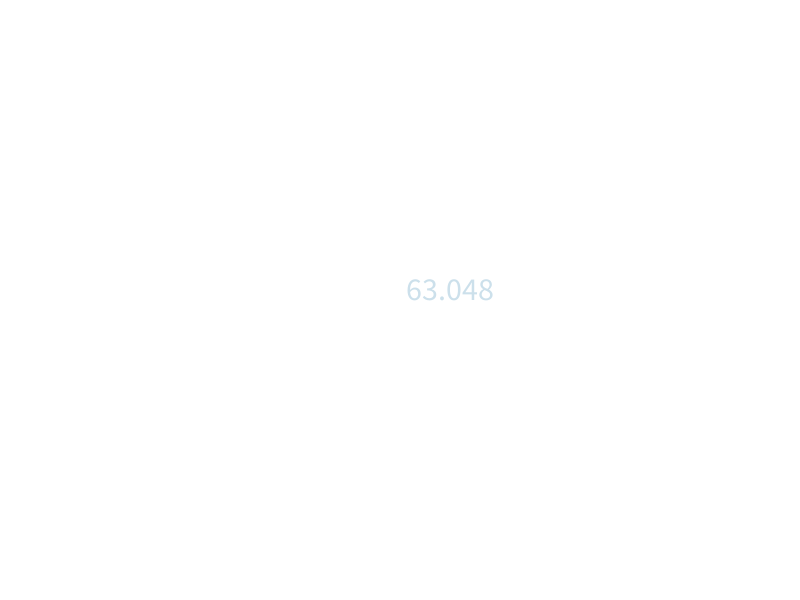
Frame 1 (no input)
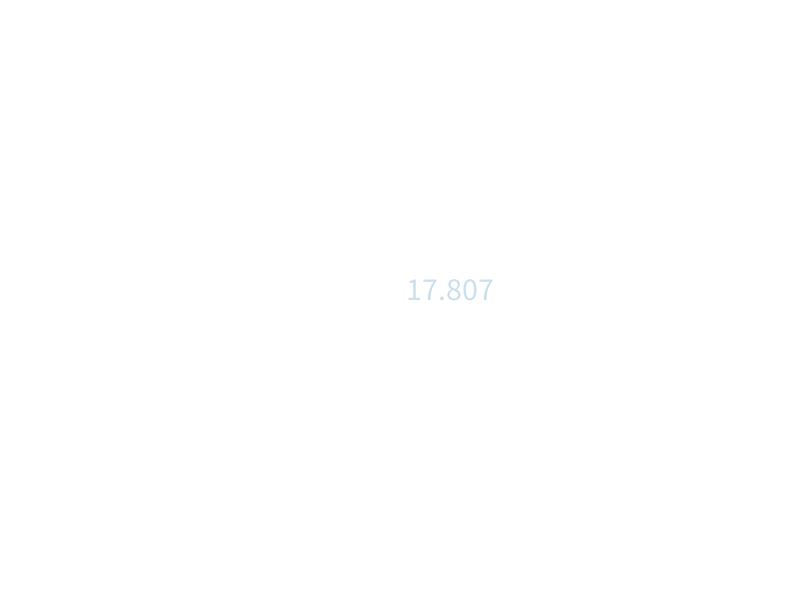
Frame 2 (the mouse pressed at the canvas centre, redrawn once)

The Processing sketch that drew these frames (run headless with seeded random() and noise(); the mouse was pressed at the canvas centre and the sketch redrawn once):

// Processing sketch: neural_network
// ── neural_network.pde
network nn ;

float[] input1 = {1,1};
float[] ans1 = {0};

float[] input2 = {1,0}; 
float[] ans2 = {1};

float[] input3 = {0,1};
float[] ans3 = {1};

float[] input4 ={0,0};
float[] ans4 ={0};


void setup(){
  size(800,600);
  nn = new network(2,2,1);
 // print( "  this is output  = "+ nn.feedforward(input).matrix[0][0]);
}


void draw(){
background(255);

for (int i =0;i<50000;i++){
  float r = random(4);
  
  if (r>3){  nn.train(input1,ans1); }
  else if (r>2){    nn.train(input2,ans2);}
  else if (r>1){   nn.train(input3,ans3);}
  else {    nn.train(input4,ans4);}

}


print( "input 1 =   "+ nn.feedforward(input1).matrix[0][0] + "  ");
print(" input 2 =" +nn.feedforward(input2).matrix[0][0]+ "  ");
print(" input 3 ="+nn.feedforward(input3).matrix[0][0]+ "  ");
print(" input 4 = "+nn.feedforward(input4).matrix[0][0]+" \n " );





noLoop();

fill(0, 102, 153, 51);
textSize(32);
text( frameRate ,width/2,height/2);

}


void mousePressed(){



}

// ── matrix.pde
// kinda like the static version of the thing not really but gets the job done
matrix multi(matrix m1,matrix m2){
if( !(m1.cols == m2.rows)){
  
   print(" invalid matrix multi   ");
  return null;
}



else {
matrix r = new matrix(m1.rows,m2.cols);

  for (int i =0;i<r.rows;i++){
    for(int j=0;j<r.cols;j++){
      float sum =0;
      for(int k=0 ;k<m1.cols;k++){
      sum += m1.matrix[i][k] *m2.matrix[k][j] ;
        
      }
      r.matrix[i][j] = sum;
    
    }
  }
  return r;
}



}

matrix fromArray( float[] input){

 matrix  r  = new matrix(input.length,1);
  for (int i =0;i<input.length;i++){
  r.matrix[i][0] = input[i];
  
  }
return r;
}

matrix sub(matrix m1 ,matrix m2){

  matrix sub = m2.sclar(-1);
  matrix r = m1;
  r.add(sub);
  return r;
}



//  here the matrix class
public class matrix{

int rows,cols;
float[][] matrix;




matrix(int _rows,int _cols){

 rows =_rows;
 cols=_cols;
  matrix = new float[rows][cols];
}
matrix (float[][] mat){
matrix =mat;
cols = mat[0].length;
rows =mat.length;


}


void rand(){
    // giveing all the elements in the matrix a random value 
  for (int i =0;i<rows;i++){
    for(int j=0;j<cols;j++){
    matrix[i][j] = random(-1,1);
    
    }
  }

}

void rand(float n){
    // giveing all the elements in the matrix a random value 
  for (int i =0;i<rows;i++){
    for(int j=0;j<cols;j++){
    matrix[i][j] = random(-n,n);
    
    }
  }



}




matrix sclar(float n){
  matrix r = new matrix (rows,cols);
  
  for (int i =0;i<rows;i++){
    for(int j=0;j<cols;j++){
    r.matrix[i][j] = matrix[i][j]*n;
    
    }
  }

return r;
}

void add(float n){
 for (int i =0;i<rows;i++){
    for(int j=0;j<cols;j++){
    matrix[i][j] +=n;
    
    }
  }



}

void add(matrix n){
  if (!(rows== n.rows&& cols ==n.cols)){
  print(" matrix add is invalid     "  );
  
  }
  
  
 for (int i =0;i<rows;i++){
    for(int j=0;j<cols;j++){
    matrix[i][j] +=n.matrix[i][j];
    
    }
  }


}







// non static function
matrix multi(matrix m){
if( !(cols == m.rows)){
  
   print(" invalid matrix multi   ");
  return null;
}
else {
matrix r = new matrix(rows,m.cols);

  for (int i =0;i<r.rows;i++){
    for(int j=0;j<r.cols;j++){
      float sum =0;
      for(int k=0 ;k<cols;k++){
      sum += matrix[i][k] *m.matrix[k][j] ;
        
      }
      r.matrix[i][j] = sum;
    
    }
  }
  return r;
}



}

matrix traspose(){
matrix r = new matrix(cols,rows) ;
  for(int i =0;i<rows;i++){
    for(int j =0;j<cols;j++){
    
      r.matrix[j][i] = matrix[i][j];
    }
  }

return r;

}

// sigmoid
void sigmoid(){
  
  for(int i =0;i<rows;i++){
    for(int j =0;j<cols;j++){
    
      matrix[i][j] = 1/(1+exp( -matrix[i][j]) );
    }
  }



}

matrix g_sigmoid(){
 matrix r = new matrix(rows,cols);
  
 for(int i =0;i<rows;i++){
    for(int j =0;j<cols;j++){
    
      r.matrix[i][j] = matrix[i][j]*(1-matrix[i][j]);
    }
  }

return r;

}

void set (int i ,int j  , float value ){

matrix[i][j] = value;


}

float [] toArray(){

float[] r  = new float[matrix.length];

for (int i =0 ;i<matrix.length;i++){
  
r[i] = matrix[i][0];

}


return r;
}


void multi_element (matrix m){
  if(m.rows == rows && m.cols == cols){
  

 for(int i =0;i<rows;i++){
    for(int j =0;j<cols;j++){
    
      matrix[i][j] *= m.matrix[i][j]; 
    }
  }
  }
  else {
  print ("the element vis multipcation is invalid due to cols and rows not matching   ");
  
  }



}




}

// ── network.pde
class network{
// add biases later
  int num = 0;
matrix w1 ;
matrix w2;
matrix inputs ;
matrix h1;
matrix b1,b2;
float rate =0.1;

matrix output;

network(int num_inputs , int num_hidden, int num_output){
  
  b1 = new matrix(num_hidden,1);
  b2 = new matrix(num_output,1);
  b1.rand();
  b2.rand();
  
// for the inputs we add 1 to add a bias 
inputs = new matrix(num_inputs ,1);
//inputs.rand();
// makeing the first weights matrix
w1 = new matrix (num_hidden,num_inputs);

w1.rand();
// makeing the secound weights matrix
// right now its without bias
w2 = new  matrix (num_output,num_hidden);
w2.rand();


// makeing the out puts
output = new matrix (num_output,1);




}


matrix feedforward(float[] _inputs){
// reconsucting the inputs 
 for (int i =0;i<_inputs.length;i++){
   inputs.set(i,0,_inputs[i]);
 
 }
 
 // we have reconstucted the inputs by this point

// frist step h1 = w1 X inputs
h1  = multi(w1,inputs);
h1.add(b1);
h1.sigmoid();

// secound step of the feed forward is 
output = multi(w2,h1);
output.add(b2);
output.sigmoid();



return output;
}


void train(float[] _inputs ,float[] ans ){

for (int i =0;i<_inputs.length;i++){
   inputs.set(i,0,_inputs[i]);
 
 }
 // we have reconstucted the inputs by this point

// frist step h1 = w1 X inputs
h1  = multi(w1,inputs);
h1.add(b1);
h1.sigmoid();

// secound step of the feed forward is 
output = multi(w2,h1);
output.add(b2);
output.sigmoid();

// this is where the train starts and feed forwards ends

// error stuff

matrix target = fromArray(ans);

matrix error_output = sub(target,output);


// now the hidden layers error is the traspose of (weights ) X error   its traspose due to moveing backwards 
// imgine you are going backwards so the errors are inputs and the inputs are the errors then the weight matrix should
// be the traspose of the forwards matrix and visa versa 
// look up codeing tran vid 10.15 to understand if you forgot abd you foool

matrix error_hidden    = multi( w2.traspose(),error_output) ;
// calulateing delta w1 and w2 full thing

// w2 = rate * dy/dx(sigmoid)*errors * traspose(h1)
// calulateing  gardient 
// frist section

matrix slop1 = h1.g_sigmoid();
slop1.multi_element(error_hidden);
slop1 = slop1.sclar(rate);


// secound section
matrix slop2 = output.g_sigmoid();
slop2.multi_element(error_output);
slop2 = slop2.sclar(rate);



matrix delta_weights1 = multi(slop1,inputs.traspose());

matrix delta_weights2 = multi(slop2 ,h1.traspose());

// adding them delta to w1 and w2
w1.add(delta_weights1);
w2.add(delta_weights2);
// bias is the slop without the x
b1.add(slop1);
b2.add(slop2);



}










}
